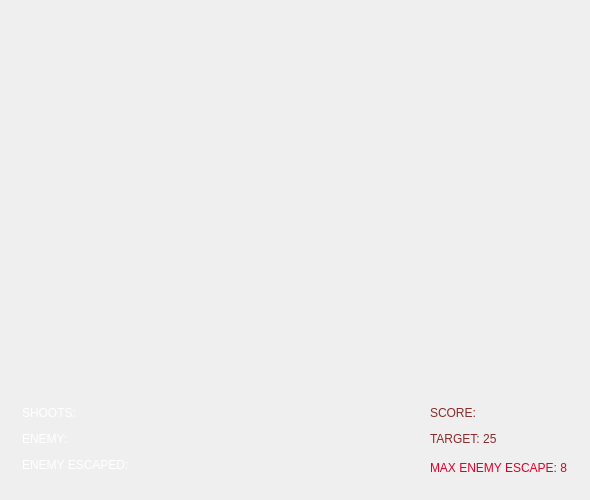
<?xml version="1.0" encoding="UTF-8"?>
<ui version="4.0">
 <class>Widget</class>
 <widget class="QWidget" name="Widget">
  <property name="windowModality">
   <enum>Qt::NonModal</enum>
  </property>
  <property name="geometry">
   <rect>
    <x>0</x>
    <y>0</y>
    <width>590</width>
    <height>500</height>
   </rect>
  </property>
  <property name="sizePolicy">
   <sizepolicy hsizetype="Fixed" vsizetype="Fixed">
    <horstretch>0</horstretch>
    <verstretch>0</verstretch>
   </sizepolicy>
  </property>
  <property name="minimumSize">
   <size>
    <width>590</width>
    <height>500</height>
   </size>
  </property>
  <property name="maximumSize">
   <size>
    <width>590</width>
    <height>500</height>
   </size>
  </property>
  <property name="windowIcon">
   <iconset resource="sescape.qrc">
    <normaloff>:/images/shoot.png</normaloff>:/images/shoot.png</iconset>
  </property>
  <property name="autoFillBackground">
   <bool>false</bool>
  </property>
  <property name="styleSheet">
   <string notr="true">QWidget{
	color: rgb(255, 255, 255);
}
</string>
  </property>
  <layout class="QGridLayout" name="gridLayout_2">
   <item row="0" column="0">
    <spacer name="verticalSpacer">
     <property name="orientation">
      <enum>Qt::Vertical</enum>
     </property>
     <property name="sizeHint" stdset="0">
      <size>
       <width>20</width>
       <height>304</height>
      </size>
     </property>
    </spacer>
   </item>
   <item row="1" column="0">
    <widget class="QWidget" name="widget" native="true">
     <property name="styleSheet">
      <string notr="true"/>
     </property>
     <layout class="QGridLayout" name="gridLayout">
      <item row="0" column="0">
       <widget class="QLabel" name="label">
        <property name="palette">
         <palette>
          <active>
           <colorrole role="WindowText">
            <brush brushstyle="SolidPattern">
             <color alpha="255">
              <red>255</red>
              <green>255</green>
              <blue>255</blue>
             </color>
            </brush>
           </colorrole>
           <colorrole role="Button">
            <brush brushstyle="SolidPattern">
             <color alpha="255">
              <red>3</red>
              <green>3</green>
              <blue>3</blue>
             </color>
            </brush>
           </colorrole>
           <colorrole role="Text">
            <brush brushstyle="SolidPattern">
             <color alpha="255">
              <red>255</red>
              <green>255</green>
              <blue>255</blue>
             </color>
            </brush>
           </colorrole>
           <colorrole role="ButtonText">
            <brush brushstyle="SolidPattern">
             <color alpha="255">
              <red>255</red>
              <green>255</green>
              <blue>255</blue>
             </color>
            </brush>
           </colorrole>
           <colorrole role="Base">
            <brush brushstyle="SolidPattern">
             <color alpha="255">
              <red>3</red>
              <green>3</green>
              <blue>3</blue>
             </color>
            </brush>
           </colorrole>
           <colorrole role="Window">
            <brush brushstyle="SolidPattern">
             <color alpha="255">
              <red>3</red>
              <green>3</green>
              <blue>3</blue>
             </color>
            </brush>
           </colorrole>
           <colorrole role="PlaceholderText">
            <brush brushstyle="NoBrush">
             <color alpha="128">
              <red>255</red>
              <green>255</green>
              <blue>255</blue>
             </color>
            </brush>
           </colorrole>
          </active>
          <inactive>
           <colorrole role="WindowText">
            <brush brushstyle="SolidPattern">
             <color alpha="255">
              <red>255</red>
              <green>255</green>
              <blue>255</blue>
             </color>
            </brush>
           </colorrole>
           <colorrole role="Button">
            <brush brushstyle="SolidPattern">
             <color alpha="255">
              <red>3</red>
              <green>3</green>
              <blue>3</blue>
             </color>
            </brush>
           </colorrole>
           <colorrole role="Text">
            <brush brushstyle="SolidPattern">
             <color alpha="255">
              <red>255</red>
              <green>255</green>
              <blue>255</blue>
             </color>
            </brush>
           </colorrole>
           <colorrole role="ButtonText">
            <brush brushstyle="SolidPattern">
             <color alpha="255">
              <red>255</red>
              <green>255</green>
              <blue>255</blue>
             </color>
            </brush>
           </colorrole>
           <colorrole role="Base">
            <brush brushstyle="SolidPattern">
             <color alpha="255">
              <red>3</red>
              <green>3</green>
              <blue>3</blue>
             </color>
            </brush>
           </colorrole>
           <colorrole role="Window">
            <brush brushstyle="SolidPattern">
             <color alpha="255">
              <red>3</red>
              <green>3</green>
              <blue>3</blue>
             </color>
            </brush>
           </colorrole>
           <colorrole role="PlaceholderText">
            <brush brushstyle="NoBrush">
             <color alpha="128">
              <red>255</red>
              <green>255</green>
              <blue>255</blue>
             </color>
            </brush>
           </colorrole>
          </inactive>
          <disabled>
           <colorrole role="WindowText">
            <brush brushstyle="SolidPattern">
             <color alpha="255">
              <red>255</red>
              <green>255</green>
              <blue>255</blue>
             </color>
            </brush>
           </colorrole>
           <colorrole role="Button">
            <brush brushstyle="SolidPattern">
             <color alpha="255">
              <red>3</red>
              <green>3</green>
              <blue>3</blue>
             </color>
            </brush>
           </colorrole>
           <colorrole role="Text">
            <brush brushstyle="SolidPattern">
             <color alpha="255">
              <red>255</red>
              <green>255</green>
              <blue>255</blue>
             </color>
            </brush>
           </colorrole>
           <colorrole role="ButtonText">
            <brush brushstyle="SolidPattern">
             <color alpha="255">
              <red>255</red>
              <green>255</green>
              <blue>255</blue>
             </color>
            </brush>
           </colorrole>
           <colorrole role="Base">
            <brush brushstyle="SolidPattern">
             <color alpha="255">
              <red>3</red>
              <green>3</green>
              <blue>3</blue>
             </color>
            </brush>
           </colorrole>
           <colorrole role="Window">
            <brush brushstyle="SolidPattern">
             <color alpha="255">
              <red>3</red>
              <green>3</green>
              <blue>3</blue>
             </color>
            </brush>
           </colorrole>
           <colorrole role="PlaceholderText">
            <brush brushstyle="NoBrush">
             <color alpha="128">
              <red>255</red>
              <green>255</green>
              <blue>255</blue>
             </color>
            </brush>
           </colorrole>
          </disabled>
         </palette>
        </property>
        <property name="styleSheet">
         <string notr="true">label{
color:white;qradialgradient(spread:pad, cx:0.5, cy:0.5, radius:0.5, fx:0.5, fy:0.5, stop:0 rgba(255, 235, 235, 206), stop:0.35 rgba(255, 188, 188, 80), stop:0.4 rgba(255, 162, 162, 80), stop:0.425 rgba(255, 132, 132, 156), stop:0.44 rgba(252, 128, 128, 80), stop:1 rgba(255, 255, 255, 0))
}</string>
        </property>
        <property name="text">
         <string>SHOOTS:</string>
        </property>
       </widget>
      </item>
      <item row="0" column="2">
       <widget class="QLabel" name="label_3">
        <property name="styleSheet">
         <string notr="true">
color:rgb(138, 42, 43);
</string>
        </property>
        <property name="text">
         <string>SCORE:</string>
        </property>
       </widget>
      </item>
      <item row="1" column="2" rowspan="3">
       <widget class="QLabel" name="label_5">
        <property name="palette">
         <palette>
          <active>
           <colorrole role="WindowText">
            <brush brushstyle="SolidPattern">
             <color alpha="255">
              <red>138</red>
              <green>42</green>
              <blue>43</blue>
             </color>
            </brush>
           </colorrole>
           <colorrole role="Button">
            <brush brushstyle="SolidPattern">
             <color alpha="255">
              <red>3</red>
              <green>3</green>
              <blue>3</blue>
             </color>
            </brush>
           </colorrole>
           <colorrole role="Text">
            <brush brushstyle="SolidPattern">
             <color alpha="255">
              <red>138</red>
              <green>42</green>
              <blue>43</blue>
             </color>
            </brush>
           </colorrole>
           <colorrole role="ButtonText">
            <brush brushstyle="SolidPattern">
             <color alpha="255">
              <red>138</red>
              <green>42</green>
              <blue>43</blue>
             </color>
            </brush>
           </colorrole>
           <colorrole role="Base">
            <brush brushstyle="SolidPattern">
             <color alpha="255">
              <red>3</red>
              <green>3</green>
              <blue>3</blue>
             </color>
            </brush>
           </colorrole>
           <colorrole role="Window">
            <brush brushstyle="SolidPattern">
             <color alpha="255">
              <red>3</red>
              <green>3</green>
              <blue>3</blue>
             </color>
            </brush>
           </colorrole>
           <colorrole role="PlaceholderText">
            <brush brushstyle="NoBrush">
             <color alpha="128">
              <red>138</red>
              <green>42</green>
              <blue>43</blue>
             </color>
            </brush>
           </colorrole>
          </active>
          <inactive>
           <colorrole role="WindowText">
            <brush brushstyle="SolidPattern">
             <color alpha="255">
              <red>138</red>
              <green>42</green>
              <blue>43</blue>
             </color>
            </brush>
           </colorrole>
           <colorrole role="Button">
            <brush brushstyle="SolidPattern">
             <color alpha="255">
              <red>3</red>
              <green>3</green>
              <blue>3</blue>
             </color>
            </brush>
           </colorrole>
           <colorrole role="Text">
            <brush brushstyle="SolidPattern">
             <color alpha="255">
              <red>138</red>
              <green>42</green>
              <blue>43</blue>
             </color>
            </brush>
           </colorrole>
           <colorrole role="ButtonText">
            <brush brushstyle="SolidPattern">
             <color alpha="255">
              <red>138</red>
              <green>42</green>
              <blue>43</blue>
             </color>
            </brush>
           </colorrole>
           <colorrole role="Base">
            <brush brushstyle="SolidPattern">
             <color alpha="255">
              <red>3</red>
              <green>3</green>
              <blue>3</blue>
             </color>
            </brush>
           </colorrole>
           <colorrole role="Window">
            <brush brushstyle="SolidPattern">
             <color alpha="255">
              <red>3</red>
              <green>3</green>
              <blue>3</blue>
             </color>
            </brush>
           </colorrole>
           <colorrole role="PlaceholderText">
            <brush brushstyle="NoBrush">
             <color alpha="128">
              <red>138</red>
              <green>42</green>
              <blue>43</blue>
             </color>
            </brush>
           </colorrole>
          </inactive>
          <disabled>
           <colorrole role="WindowText">
            <brush brushstyle="SolidPattern">
             <color alpha="255">
              <red>138</red>
              <green>42</green>
              <blue>43</blue>
             </color>
            </brush>
           </colorrole>
           <colorrole role="Button">
            <brush brushstyle="SolidPattern">
             <color alpha="255">
              <red>3</red>
              <green>3</green>
              <blue>3</blue>
             </color>
            </brush>
           </colorrole>
           <colorrole role="Text">
            <brush brushstyle="SolidPattern">
             <color alpha="255">
              <red>138</red>
              <green>42</green>
              <blue>43</blue>
             </color>
            </brush>
           </colorrole>
           <colorrole role="ButtonText">
            <brush brushstyle="SolidPattern">
             <color alpha="255">
              <red>138</red>
              <green>42</green>
              <blue>43</blue>
             </color>
            </brush>
           </colorrole>
           <colorrole role="Base">
            <brush brushstyle="SolidPattern">
             <color alpha="255">
              <red>3</red>
              <green>3</green>
              <blue>3</blue>
             </color>
            </brush>
           </colorrole>
           <colorrole role="Window">
            <brush brushstyle="SolidPattern">
             <color alpha="255">
              <red>3</red>
              <green>3</green>
              <blue>3</blue>
             </color>
            </brush>
           </colorrole>
           <colorrole role="PlaceholderText">
            <brush brushstyle="NoBrush">
             <color alpha="128">
              <red>138</red>
              <green>42</green>
              <blue>43</blue>
             </color>
            </brush>
           </colorrole>
          </disabled>
         </palette>
        </property>
        <property name="styleSheet">
         <string notr="true">color:rgb(138, 42, 43);</string>
        </property>
        <property name="text">
         <string>TARGET: 25</string>
        </property>
       </widget>
      </item>
      <item row="3" column="0" rowspan="2">
       <widget class="QLabel" name="label_4">
        <property name="styleSheet">
         <string notr="true">
color:white;
</string>
        </property>
        <property name="text">
         <string>ENEMY ESCAPED:</string>
        </property>
       </widget>
      </item>
      <item row="4" column="1">
       <spacer name="horizontalSpacer">
        <property name="orientation">
         <enum>Qt::Horizontal</enum>
        </property>
        <property name="sizeHint" stdset="0">
         <size>
          <width>40</width>
          <height>20</height>
         </size>
        </property>
       </spacer>
      </item>
      <item row="4" column="2">
       <widget class="QLabel" name="label_6">
        <property name="palette">
         <palette>
          <active>
           <colorrole role="WindowText">
            <brush brushstyle="SolidPattern">
             <color alpha="255">
              <red>221</red>
              <green>0</green>
              <blue>40</blue>
             </color>
            </brush>
           </colorrole>
           <colorrole role="Button">
            <brush brushstyle="SolidPattern">
             <color alpha="255">
              <red>3</red>
              <green>3</green>
              <blue>3</blue>
             </color>
            </brush>
           </colorrole>
           <colorrole role="Text">
            <brush brushstyle="SolidPattern">
             <color alpha="255">
              <red>221</red>
              <green>0</green>
              <blue>40</blue>
             </color>
            </brush>
           </colorrole>
           <colorrole role="ButtonText">
            <brush brushstyle="SolidPattern">
             <color alpha="255">
              <red>221</red>
              <green>0</green>
              <blue>40</blue>
             </color>
            </brush>
           </colorrole>
           <colorrole role="Base">
            <brush brushstyle="SolidPattern">
             <color alpha="255">
              <red>3</red>
              <green>3</green>
              <blue>3</blue>
             </color>
            </brush>
           </colorrole>
           <colorrole role="Window">
            <brush brushstyle="SolidPattern">
             <color alpha="255">
              <red>3</red>
              <green>3</green>
              <blue>3</blue>
             </color>
            </brush>
           </colorrole>
           <colorrole role="PlaceholderText">
            <brush brushstyle="NoBrush">
             <color alpha="128">
              <red>221</red>
              <green>0</green>
              <blue>40</blue>
             </color>
            </brush>
           </colorrole>
          </active>
          <inactive>
           <colorrole role="WindowText">
            <brush brushstyle="SolidPattern">
             <color alpha="255">
              <red>221</red>
              <green>0</green>
              <blue>40</blue>
             </color>
            </brush>
           </colorrole>
           <colorrole role="Button">
            <brush brushstyle="SolidPattern">
             <color alpha="255">
              <red>3</red>
              <green>3</green>
              <blue>3</blue>
             </color>
            </brush>
           </colorrole>
           <colorrole role="Text">
            <brush brushstyle="SolidPattern">
             <color alpha="255">
              <red>221</red>
              <green>0</green>
              <blue>40</blue>
             </color>
            </brush>
           </colorrole>
           <colorrole role="ButtonText">
            <brush brushstyle="SolidPattern">
             <color alpha="255">
              <red>221</red>
              <green>0</green>
              <blue>40</blue>
             </color>
            </brush>
           </colorrole>
           <colorrole role="Base">
            <brush brushstyle="SolidPattern">
             <color alpha="255">
              <red>3</red>
              <green>3</green>
              <blue>3</blue>
             </color>
            </brush>
           </colorrole>
           <colorrole role="Window">
            <brush brushstyle="SolidPattern">
             <color alpha="255">
              <red>3</red>
              <green>3</green>
              <blue>3</blue>
             </color>
            </brush>
           </colorrole>
           <colorrole role="PlaceholderText">
            <brush brushstyle="NoBrush">
             <color alpha="128">
              <red>221</red>
              <green>0</green>
              <blue>40</blue>
             </color>
            </brush>
           </colorrole>
          </inactive>
          <disabled>
           <colorrole role="WindowText">
            <brush brushstyle="SolidPattern">
             <color alpha="255">
              <red>221</red>
              <green>0</green>
              <blue>40</blue>
             </color>
            </brush>
           </colorrole>
           <colorrole role="Button">
            <brush brushstyle="SolidPattern">
             <color alpha="255">
              <red>3</red>
              <green>3</green>
              <blue>3</blue>
             </color>
            </brush>
           </colorrole>
           <colorrole role="Text">
            <brush brushstyle="SolidPattern">
             <color alpha="255">
              <red>221</red>
              <green>0</green>
              <blue>40</blue>
             </color>
            </brush>
           </colorrole>
           <colorrole role="ButtonText">
            <brush brushstyle="SolidPattern">
             <color alpha="255">
              <red>221</red>
              <green>0</green>
              <blue>40</blue>
             </color>
            </brush>
           </colorrole>
           <colorrole role="Base">
            <brush brushstyle="SolidPattern">
             <color alpha="255">
              <red>3</red>
              <green>3</green>
              <blue>3</blue>
             </color>
            </brush>
           </colorrole>
           <colorrole role="Window">
            <brush brushstyle="SolidPattern">
             <color alpha="255">
              <red>3</red>
              <green>3</green>
              <blue>3</blue>
             </color>
            </brush>
           </colorrole>
           <colorrole role="PlaceholderText">
            <brush brushstyle="NoBrush">
             <color alpha="128">
              <red>221</red>
              <green>0</green>
              <blue>40</blue>
             </color>
            </brush>
           </colorrole>
          </disabled>
         </palette>
        </property>
        <property name="styleSheet">
         <string notr="true">color: rgb(221, 0, 40);</string>
        </property>
        <property name="text">
         <string>MAX ENEMY ESCAPE: 8</string>
        </property>
       </widget>
      </item>
      <item row="2" column="0">
       <widget class="QLabel" name="label_2">
        <property name="styleSheet">
         <string notr="true">
color:white;
</string>
        </property>
        <property name="text">
         <string>ENEMY:</string>
        </property>
       </widget>
      </item>
     </layout>
    </widget>
   </item>
  </layout>
 </widget>
 <layoutdefault spacing="6" margin="11"/>
 <resources>
  <include location="sescape.qrc"/>
 </resources>
 <connections/>
</ui>
